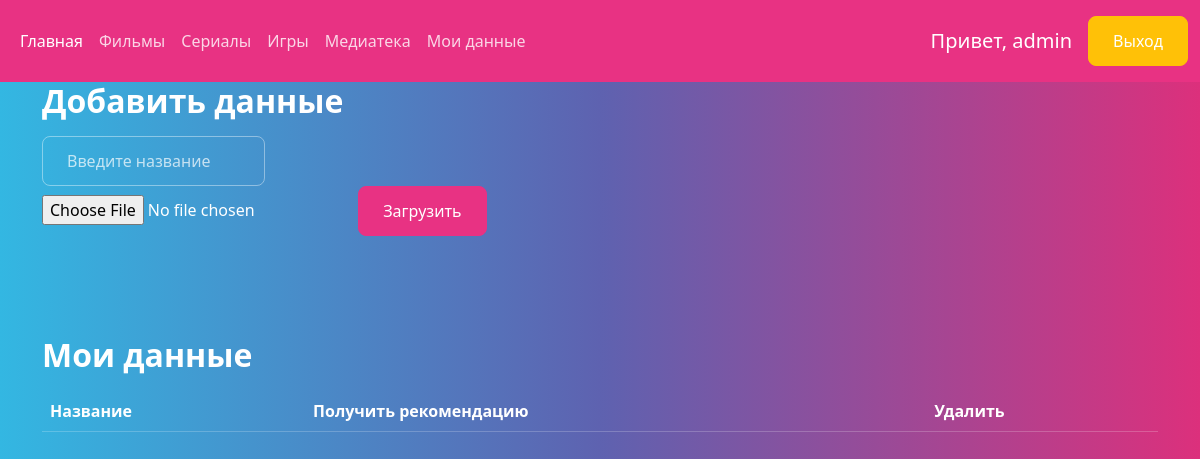
/user_data/ (signed in), run on an earlier commit of the app's database.
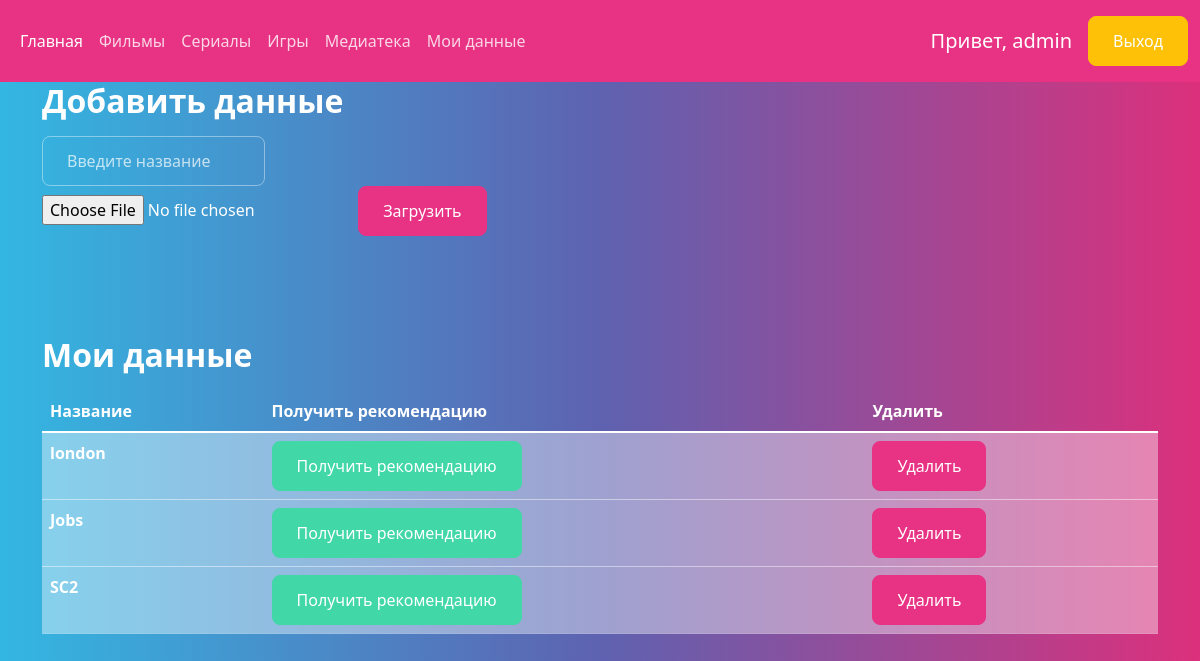
And on a later commit of the database.
### RecSys/models.py (models this page shows)
class userData(models.Model):
    customer = models.ForeignKey(Customer, on_delete=models.SET_NULL, blank=True, null=True)
    title = models.CharField(max_length=250, null=True)
    uploadedFile = models.FileField(upload_to="Uploaded User Files/")

### RecSys/views.py (the view)
# urls.py: path('user_data/', views.user_data_page, name='user_data'),
def user_data_page(request):
    if request.user.is_authenticated:
        customer = request.user.customer
        user_data = userData.objects.filter(customer=customer)
        context = {"userData": user_data}
        return render(request, 'RecSys/userData.html', context)

### RecSys/templates/RecSys/userData.html (shortened to what this page needs)
{% extends 'RecSys/index.html' %}
{% load static %}
{% block content%}
<h2>Добавить данные</h2>
<form action="{% url 'upload_user_file' %}" method="POST" enctype="multipart/form-data">
        <input style="width:20%" type="text" class="form-control" name="fileTitle" placeholder="Введите название">
        <input type="file" name="uploadedFile">
        <input type="submit" class="btn btn-primary" value="Загрузить">
    </form>
<h2 style="margin-top:100px;">Мои данные</h2>
<table class="table table-hover" style="width:100%;">
  <thead>
    <tr>
      <th scope="col">Название</th>
      <th scope="col">Получить рекомендацию</th>
      <th scope="col">Удалить</th>
    </tr>
  </thead>
  {% for data in userData%}
  <tr class="table-secondary">
      <th scope="row">{{data.title}}</th>
      <td><a class="btn btn-success" href="{% url 'user_data_recom_page' data.id %}">Получить рекомендацию</a></td>
      <td><a class="btn btn-primary" href="{% url 'delete_user_file' data.id %}">Удалить</a></td>
  </tr>
  {% endfor %}
</table>
{% endblock content%}

### RecSys/templates/RecSys/index.html (shortened to what this page needs)
<!doctype html>
{% load static %}
<html lang="en">
<head>
    <link rel="stylesheet" type="text/css" href="{% static '/css/bootstrap.min1.css' %}">
	<link rel="stylesheet" type="text/css" href="{% static '/css/animate.min.css' %}">
	<link rel="stylesheet" type="text/css" href="{% static '/css/select2.css' %}">
</head>
<body>
<nav class="navbar navbar-expand-lg navbar-dark bg-primary">
  <div class="container-fluid">
    <div class="collapse navbar-collapse" id="navbarColor01">
      <ul class="navbar-nav me-auto">
        <li class="nav-item">
          <a class="nav-link active" href="/">Главная
          </a>
        </li>
        <li class="nav-item">
          <a class="nav-link" href="{% url 'film_page' %}">Фильмы</a>
        </li>
        <li class="nav-item">
          <a class="nav-link" href="{% url 'series_page' %}">Сериалы</a>
        </li>
        <li class="nav-item">
          <a class="nav-link" href="{% url 'game_page' %}">Игры</a>
        </li>
        {% if user.is_authenticated %}
        <li class="nav-item">
          <a class="nav-link" href="{% url 'media_page' %}">Медиатека</a>
        </li>
        <li class="nav-item">
          <a class="nav-link" href="{% url 'user_data' %}">Мои данные</a>
        </li>
        {% endif %}
      </ul>
        <li class = 'd-flex'>
            {% if user.is_authenticated %}
            <a style="margin-top: 5px" class="navbar-brand" href="">Привет, {{user.username}}</a>
            <a href="{% url 'logout' %}" class="btn btn-warning">Выход</a>
             {% else %}
                <a href="{% url 'login' %}" class="btn btn-warning nav-item">Войти</a>
                <a href="{% url 'register' %}" style="margin-left: 10px" class="btn btn-warning nav-item">Регистрация</a>
            {% endif %}
        </li>
    </div>
  </div>
</nav>
<div class="container">
        {% block content %}
        {% endblock content %}
    </div>
</body>
</html>

What changed in the data, as far as the page shows it:
added userData: title "london"
added userData: title "Jobs"
added userData: title "SC2"
